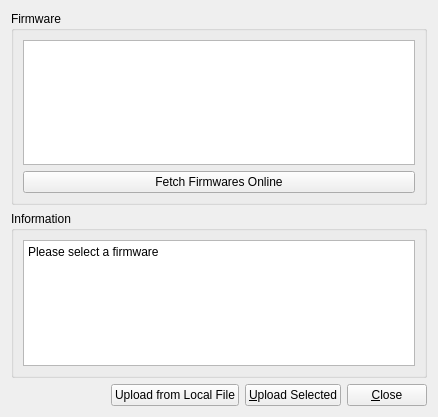
<?xml version="1.0" encoding="UTF-8"?>
<ui version="4.0">
 <class>Firmware</class>
 <widget class="QWidget" name="Firmware">
  <property name="geometry">
   <rect>
    <x>0</x>
    <y>0</y>
    <width>438</width>
    <height>417</height>
   </rect>
  </property>
  <property name="windowTitle">
   <string>Firmware Uploader</string>
  </property>
  <layout class="QVBoxLayout" name="verticalLayout_3">
   <item>
    <widget class="QGroupBox" name="groupBox">
     <property name="title">
      <string>Firmware</string>
     </property>
     <layout class="QVBoxLayout" name="verticalLayout">
      <item>
       <widget class="QListWidget" name="lstFirmwares"/>
      </item>
      <item>
       <widget class="QPushButton" name="cmdFetch">
        <property name="text">
         <string>Fetch Firmwares Online</string>
        </property>
       </widget>
      </item>
     </layout>
    </widget>
   </item>
   <item>
    <widget class="QGroupBox" name="groupBox_2">
     <property name="title">
      <string>Information</string>
     </property>
     <layout class="QVBoxLayout" name="verticalLayout_2">
      <item>
       <widget class="QPlainTextEdit" name="plainTextEdit">
        <property name="plainText">
         <string>Please select a firmware</string>
        </property>
       </widget>
      </item>
     </layout>
    </widget>
   </item>
   <item>
    <layout class="QHBoxLayout" name="horizontalLayout">
     <item>
      <spacer name="horizontalSpacer">
       <property name="orientation">
        <enum>Qt::Horizontal</enum>
       </property>
       <property name="sizeHint" stdset="0">
        <size>
         <width>40</width>
         <height>20</height>
        </size>
       </property>
      </spacer>
     </item>
     <item>
      <widget class="QPushButton" name="uploadLocal">
       <property name="text">
        <string>Upload from Local File</string>
       </property>
      </widget>
     </item>
     <item>
      <widget class="QPushButton" name="cmdUploadOnline">
       <property name="text">
        <string>&amp;Upload Selected</string>
       </property>
      </widget>
     </item>
     <item>
      <widget class="QPushButton" name="pushButton_2">
       <property name="text">
        <string>&amp;Close</string>
       </property>
      </widget>
     </item>
    </layout>
   </item>
  </layout>
 </widget>
 <resources/>
 <connections/>
</ui>
